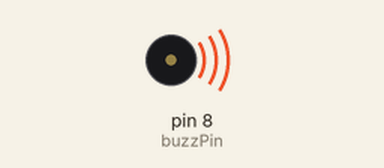
Recording of a sketch running on a simulated Arduino Uno, built with avr-gcc and run on an emulated ATmega328P. Shown: buzzer (waves = sounding).

Above: at 0.1 s.
Timing chart, 0 to 40.0 s (numbered marks = the images above):
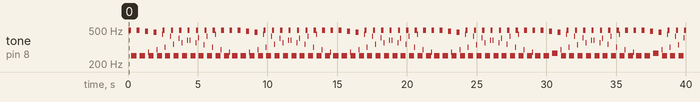

The sketch:

lesson_23_session.ino
```cpp
int buzzPin = 8;
int delay1 = 1;
int delay2 = 2;

void setup() {
    pinMode(buzzPin, OUTPUT);
}
void loop() {
    for (int j=1;j<=100;j++) {
        digitalWrite(buzzPin,1);
        delay(delay1);
        digitalWrite(buzzPin,0);
        delay(delay1);
    }

    for(int j=1;j<=100;j++) {
        digitalWrite(buzzPin,1);
        delay(delay2);
        digitalWrite(buzzPin,0);
        delay(delay2);
    }
}
```

Measured:
- by itself, tone on pin 8 (buzzPin): plays 496 Hz for 0.20 s, 249 Hz for 0.40 s, 496 Hz for 0.20 s, 249 Hz for 0.40 s, 483 Hz for 0.20 s, 275 Hz for 0.04 s … (228 notes in this stretch)
